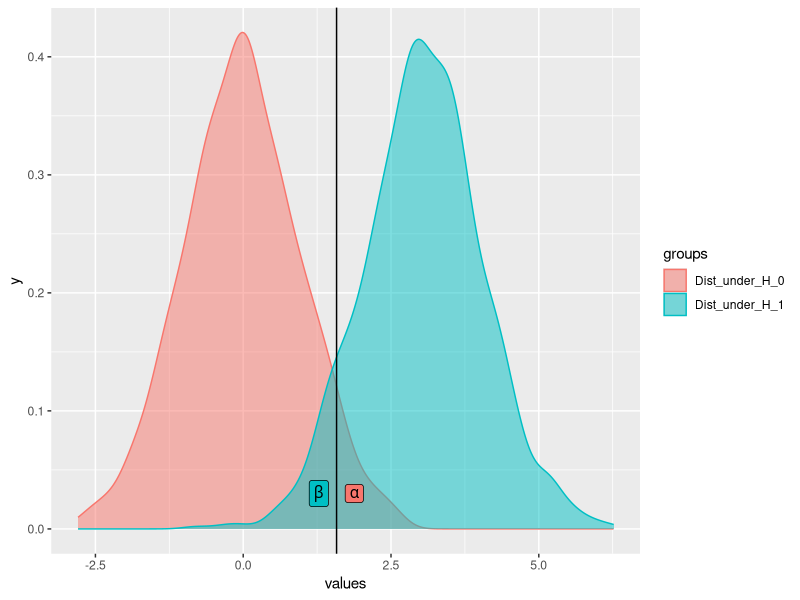

This chart was generated by the following R code: (Note: this script raises an error after producing the figure.)
## ---- chunk 1
knitr::opts_chunk$set(echo = FALSE)

# ipak function: install and load multiple R packages.
# check to see if packages are installed. Install them if they are not, then load them into the R session.

ipak <- function(pkg){
    new.pkg <- pkg[!(pkg %in% installed.packages()[, "Package"])]
    if (length(new.pkg)) 
        install.packages(new.pkg, dependencies = TRUE)
    sapply(pkg, require, character.only = TRUE)
}

# usage
packages <- c("rmarkdown", "ggplot2", "scales", "tinytex", "lmerTest")
ipak(packages)

#for replication puposes
set.seed(26122023)
## ---- chunk 2
illustrate_power_two_dist <- function(diff_means, alpha){
  dt <- data.frame(groups = c(rep("Dist_under_H_0", 1000), rep("Dist_under_H_1", 1000)),
                   values = c(rnorm(1000), rnorm(1000, mean = diff_means)))
  
  cutoff <- quantile(dt$values[dt$groups == "Dist_under_H_0"], 0.95)
  
  ggplot(dt, aes(x = values, color = groups, fill = groups))+
    #geom_histogram()+
    geom_density(alpha = 0.5)+
    geom_vline(xintercept = cutoff)+
    annotate("label",
             label = c(expression(alpha), expression(beta)),
             parse = T,
             x = c(cutoff + 0.3, cutoff - 0.3),
             y = 0.03,
             fill = hue_pal()(2))
}

illustrate_power_two_dist(diff_means = 3, alpha = 0.01)

# power_here <- mean(dt$values[dt$groups == "Dist_under_H_1"] > cutoff)
## ---- chunk 3
diff_means <- 1 #the estimated difference in means between the two groups

n_sims <- 1000 #number of simulations
alpha <- 0.01
desired_power <- 0.9
n <- 10  #sample size
n_step_size <- 10 #by how much we increase the sample size of each group


power_at_n <- c()
p_vals <- vector(length = n_sims)

i <- 1

repeat {
  for (sim in 1:n_sims) {
    dt <- data.frame(groups = c(rep("group_1", n), rep("group_2", n)),
                   values = c(rnorm(n), rnorm(n, mean = diff_means)))
    p_vals[sim] <- anova(lm(values ~ groups, data = dt))$`Pr(>F)`[1]
  }
  # check power (i.e. proportion of p-values that are smaller than alpha-level)
  power_at_n[i] <- mean(p_vals < alpha) 
  names(power_at_n[i]) <- n
  cat("Current power for sample size ", n, ": ", power_at_n[i], "\n")
  
  if(power_at_n[i] > desired_power){break}
  
  n <- n + n_step_size
  i <- i + 1
}
## ---- chunk 4
generate_design_matrix <- function(n_participants, n_items){
  dt <- expand.grid(type = c("Verb", "Noun", "Adj", "Adv"),
                    participant = 1:n_participants,
                    item = 1:n_items  #number of item for each type of word
                    )
  return(dt)
}

(tmp_dt <- generate_design_matrix(n_participants = 30, n_items = 20))
## ---- chunk 5
mu <- 800 #average RT
t_j <- c("Verb" = -20, "Noun" = 30,
         "Adj" = 10, "Adv" = -10) #effect of types of word
sd_p <- 100 #random intercept sd for subject
sd_i <- 80 #random intercept sd for item
sd_epsilon <- 200 #random residual error sd
## ---- chunk 6
p_k <- rnorm(unique(tmp_dt$participant), sd = sd_p)
i_l <- rnorm(unique(tmp_dt$item), sd = sd_i)
## ---- chunk 7
y <- nrow(tmp_dt)

for(i in 1:nrow(tmp_dt)){
  y[i] <- mu + 
    t_j[tmp_dt$type[i]] + 
    p_k[tmp_dt$participant[i]] + 
    i_l[tmp_dt$item[i]] +
    rnorm(1, sd = sd_epsilon)
}

head(tmp_dt <- cbind(tmp_dt, RT = y))
## ---- chunk 8
add_y_data <- function(dataframe){
  mu <- 800 #average RT
  t_j <- c("Verb" = -20, "Noun" = 30,
         "Adj" = 10, "Adv" = -10) #effect of types of word
  sd_p <- 100 #random intercept sd for subject
  sd_i <- 80 #random intercept sd for item
  sd_epsilon <- 200 #random residual error sd
  
  p_k <- rnorm(unique(dataframe$participant), sd = sd_p)
  i_l <- rnorm(unique(dataframe$item), sd = sd_i)
  
  y <- nrow(dataframe)

  for(i in 1:nrow(dataframe)){
    y[i] <- mu + 
      t_j[dataframe$type[i]] + 
      p_k[dataframe$participant[i]] + 
      i_l[dataframe$item[i]] +
      rnorm(1, sd = sd_epsilon)
  }

  dataframe <- cbind(dataframe, RT = y)
  return(dataframe)
}

(tmp_dt_2 <- add_y_data(tmp_dt))
## ---- chunk 9
anova(lmer(RT ~ type + (1|participant) + (1|item), tmp_dt_2), corr = F)
## ---- chunk 10
tmp_lmm <- suppressMessages(
                suppressWarnings(
                    lmer(RT ~ type + (1|participant) + (1|item), tmp_dt_2)))

anova(tmp_lmm)$`Pr(>F)`[1] # extract p-value

# helper function
# Has the model converged ?
check_convergence_status <- function(mm){
  if ( !inherits(mm, "merMod")) stop("Error: must pass a lmerMod object")
  retval <- NULL
  
  if(is.null(unlist(mm@optinfo$conv$lme4))) {
    retval = "Converged"
  }
  else if (isSingular(mm)) {
    retval = "Singular"
  } 
  else {
    retval = "Not_converged"
  }
  
  return(retval)
}

check_convergence_status(tmp_lmm)
## ---- chunk 11
n_sims <- 1000 #number of simulations
alpha <- 0.05
desired_power <- 0.9

power_at_n <- c()
p_vals <- convergence_status <- vector(length = n_sims)


for (sim in 1:n_sims) {
  if(sim %% 100 == 0){print(sim)}
  
  tmp_dt <- generate_design_matrix(n_participants = 10, n_items = 10)
  tmp_dt_2 <- add_y_data(tmp_dt)
  tmp_lmm <- suppressMessages(
              suppressWarnings(
                  lmer(RT ~ type + (1|participant) + (1|item), tmp_dt_2)))
  p_vals[sim] <- anova(tmp_lmm)$`Pr(>F)`[1] # extract p-value
  #if you want to check the convergence add this line
  #convergence_status[sim] <- check_convergence_status(tmp_lmm)
}
# check power (i.e. proportion of p-values that are smaller than alpha-level)
cat("The power in this case is", mean(p_vals < alpha))
## ---- chunk 12
n_sims <- 1000 #number of simulations
alpha <- 0.01
desired_power <- 0.9

power_at_n <- c()
p_vals <- convergence_status <- vector(length = n_sims)


sets_parameters <- expand.grid(participants = seq(from = 10, to = 30, by = 10),
                              items = seq(from = 10, to = 30, by = 10))


for(set in 1:nrow(sets_parameters)){
  for (sim in 1:n_sims) {
    if(sim %% 100 == 0){print(sim)}
    
    tmp_dt <- generate_design_matrix(n_participants = sets_parameters$participants[set],
                                     n_items = sets_parameters$items[set])
    tmp_dt_2 <- add_y_data(tmp_dt)
    tmp_lmm <- suppressMessages(
                suppressWarnings(
                    lmer(RT ~ type + (1|participant) + (1|item), tmp_dt_2)))
    p_vals[sim] <- anova(tmp_lmm)$`Pr(>F)`[1] # extract p-value
    #if you want to check the convergence add this line
    #convergence_status[sim] <- check_convergence_status(tmp_lmm)
  }
  # check power (i.e. proportion of p-values that are smaller than alpha-level)
  sets_parameters$power[set] <- mean(p_vals < alpha) 
}
## ---- chunk 13
sets_parameters
